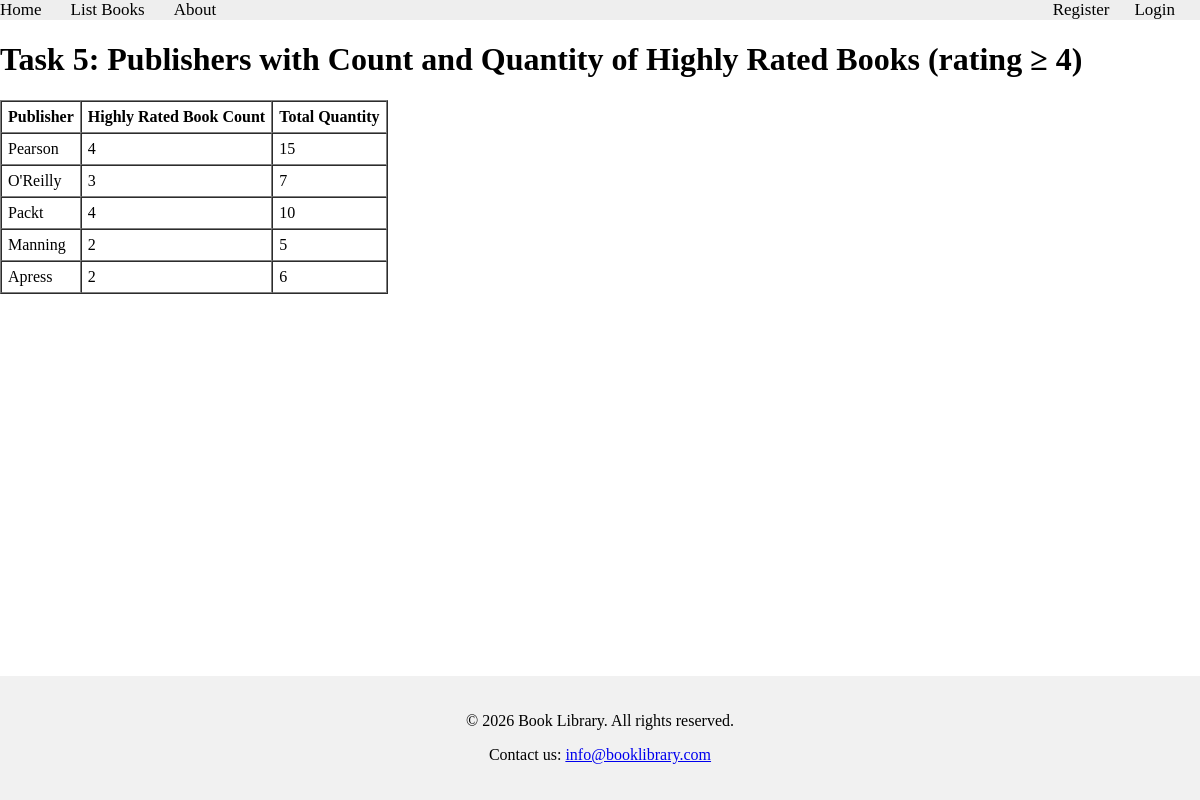
Page /books/lab9/task5 on the committed database.
### apps/bookmodule/models.py (models this page shows, shortened)
class Publisher(models.Model):
    name = models.CharField(max_length=200)
    location = models.CharField(max_length=300)

### apps/bookmodule/views.py (the view)
# urls.py: path('lab9/task5', views.lab9_task5, name="books.lab9.task5"),
def lab9_task5(request):
    publishers = Publisher.objects.annotate(
        highly_rated_count=Count('book', filter=Q(book__rating__gte=4)),
        highly_rated_quantity=Sum('book__quantity', filter=Q(book__rating__gte=4)),
    )
    return render(request, 'bookmodule/lab9_task5.html', {'publishers': publishers})

### apps/template/bookmodule/lab9_task5.html (shortened to what this page needs)
{% extends "layouts/base.html" %}
{% block content %}
<h1>Task 5: Publishers with Count and Quantity of Highly Rated Books (rating &ge; 4)</h1>
<table border="1" cellpadding="6" cellspacing="0">
    <thead>
        <tr>
            <th>Publisher</th><th>Highly Rated Book Count</th><th>Total Quantity</th>
        </tr>
    </thead>
    <tbody>
        {% for pub in publishers %}
        <tr>
            <td>{{ pub.name }}</td>
            <td>{{ pub.highly_rated_count }}</td>
            <td>{{ pub.highly_rated_quantity|default:"0" }}</td>
        </tr>
        {% empty %}
        <tr><td colspan="3">No publishers found.</td></tr>
        {% endfor %}
    </tbody>
</table>
{% endblock content %}

### apps/template/layouts/base.html (style rules this page uses)
body { display: flex; flex-direction: column; min-height: 100vh; margin: 0; }

### rows in the picture
Publisher: name "Pearson", highly_rated_count "4", highly_rated_quantity "15"
Publisher: name "O'Reilly", highly_rated_count "3", highly_rated_quantity "7"
Publisher: name "Packt", highly_rated_count "4", highly_rated_quantity "10"
Publisher: name "Manning", highly_rated_count "2", highly_rated_quantity "5"
Publisher: name "Apress", highly_rated_count "2", highly_rated_quantity "6"
